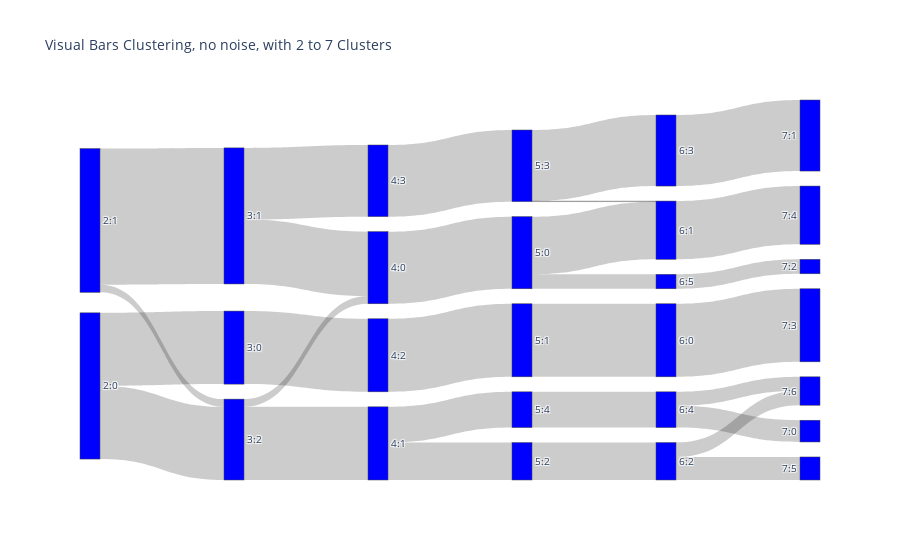

The notebook cell this image was saved under:
### Code cell
link, label = sk.convert_lbls_to_sankey_nodes(x_lbls_L)
# plot
fig = go.Figure(data=
          [go.Sankey(node = dict(pad = 15, thickness=20, label = label, color =  "blue"),
                     link = link)])
    
fig.update_layout(title_text="Visual Bars Clustering, no noise, with 2 to 7 Clusters", font_size=10)
fig.show()

### Figure 1 — Plotly figure (JSON) as saved in the notebook; plotly's stock layout.template omitted (floating-point values rounded to 4 significant figures)
{"data": [{"link": {"source": [0, 0, 0, 1, 1, 1, 2, 2, 2, 2, 3, 3, 3, 3, 4, 4, 4, 4, 5, 5, 5, 5, 5, 6, 6, 6, 6, 6, 7, 7, 7, 7, 7, 8, 8, 8, 8, 8, 9, 9, 9, 9, 9, 9, 10, 10, 10, 10, 10, 10, 11, 11, 11, 11, 11, 11, 12, 12, 12, 12, 12, 12, 13, 13, 13, 13, 13, 13, 14, 14, 14, 14, 14, 14, 14, 15, 15, 15, 15, 15, 15, 15, 16, 16, 16, 16, 16, 16, 16, 17, 17, 17, 17, 17, 17, 17, 18, 18, 18, 18, 18, 18, 18, 19, 19, 19, 19, 19, 19, 19], "target": [2, 3, 4, 2, 3, 4, 5, 6, 7, 8, 5, 6, 7, 8, 5, 6, 7, 8, 9, 10, 11, 12, 13, 9, 10, 11, 12, 13, 9, 10, 11, 12, 13, 9, 10, 11, 12, 13, 14, 15, 16, 17, 18, 19, 14, 15, 16, 17, 18, 19, 14, 15, 16, 17, 18, 19, 14, 15, 16, 17, 18, 19, 14, 15, 16, 17, 18, 19, 20, 21, 22, 23, 24, 25, 26, 20, 21, 22, 23, 24, 25, 26, 20, 21, 22, 23, 24, 25, 26, 20, 21, 22, 23, 24, 25, 26, 20, 21, 22, 23, 24, 25, 26, 20, 21, 22, 23, 24, 25, 26], "value": [2519, 0, 2523, 0, 4692, 266, 0, 0, 2519, 0, 2222, 0, 0, 2470, 266, 2523, 0, 0, 2488, 0, 0, 0, 0, 0, 0, 1291, 0, 1232, 0, 2519, 0, 0, 0, 0, 0, 0, 2470, 0, 0, 1989, 0, 0, 0, 499, 2519, 0, 0, 0, 0, 0, 0, 0, 1291, 0, 0, 0, 0, 20, 0, 2450, 0, 0, 0, 0, 0, 0, 1232, 0, 0, 0, 0, 2519, 0, 0, 0, 0, 0, 0, 0, 2009, 0, 0, 0, 0, 0, 0, 0, 794, 497, 0, 2450, 0, 0, 0, 0, 0, 750, 0, 0, 0, 0, 0, 482, 0, 0, 499, 0, 0, 0, 0]}, "node": {"color": "blue", "label": ["2:0", "2:1", "3:0", "3:1", "3:2", "4:0", "4:1", "4:2", "4:3", "5:0", "5:1", "5:2", "5:3", "5:4", "6:0", "6:1", "6:2", "6:3", "6:4", "6:5", "7:0", "7:1", "7:2", "7:3", "7:4", "7:5", "7:6"], "pad": 15, "thickness": 20}, "type": "sankey"}], "layout": {"font": {"size": 10}, "title": {"text": "Visual Bars Clustering, no noise, with 2 to 7 Clusters"}}}
